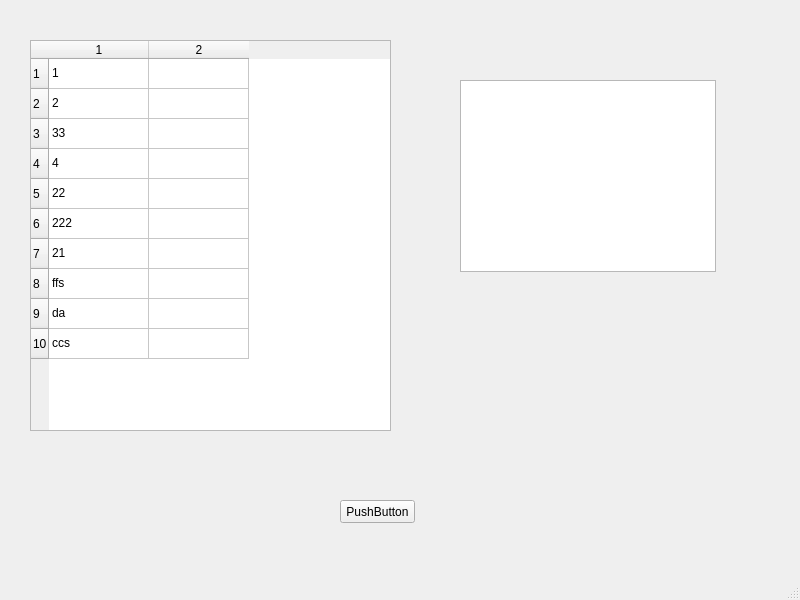
<?xml version="1.0" encoding="UTF-8"?>
<ui version="4.0">
 <class>MainWindow</class>
 <widget class="QMainWindow" name="MainWindow">
  <property name="geometry">
   <rect>
    <x>0</x>
    <y>0</y>
    <width>800</width>
    <height>600</height>
   </rect>
  </property>
  <property name="windowTitle">
   <string>MainWindow</string>
  </property>
  <widget class="QWidget" name="centralwidget">
   <widget class="QPushButton" name="pushButton">
    <property name="geometry">
     <rect>
      <x>340</x>
      <y>500</y>
      <width>75</width>
      <height>23</height>
     </rect>
    </property>
    <property name="text">
     <string>PushButton</string>
    </property>
   </widget>
   <widget class="QTableWidget" name="tableWidget">
    <property name="enabled">
     <bool>true</bool>
    </property>
    <property name="geometry">
     <rect>
      <x>30</x>
      <y>40</y>
      <width>361</width>
      <height>391</height>
     </rect>
    </property>
    <property name="autoFillBackground">
     <bool>false</bool>
    </property>
    <property name="showDropIndicator" stdset="0">
     <bool>true</bool>
    </property>
    <property name="dragEnabled">
     <bool>false</bool>
    </property>
    <property name="rowCount">
     <number>10</number>
    </property>
    <property name="columnCount">
     <number>2</number>
    </property>
    <row/>
    <row/>
    <row/>
    <row/>
    <row/>
    <row/>
    <row/>
    <row/>
    <row/>
    <row/>
    <column/>
    <column/>
    <item row="0" column="0">
     <property name="text">
      <string>1</string>
     </property>
     <property name="checkState">
      <enum>Unchecked</enum>
     </property>
    </item>
    <item row="1" column="0">
     <property name="text">
      <string>2</string>
     </property>
     <property name="checkState">
      <enum>Unchecked</enum>
     </property>
    </item>
    <item row="2" column="0">
     <property name="text">
      <string>33</string>
     </property>
     <property name="checkState">
      <enum>Unchecked</enum>
     </property>
    </item>
    <item row="3" column="0">
     <property name="text">
      <string>4</string>
     </property>
     <property name="checkState">
      <enum>Unchecked</enum>
     </property>
    </item>
    <item row="4" column="0">
     <property name="text">
      <string>22</string>
     </property>
     <property name="checkState">
      <enum>Unchecked</enum>
     </property>
    </item>
    <item row="5" column="0">
     <property name="text">
      <string>222</string>
     </property>
     <property name="checkState">
      <enum>Unchecked</enum>
     </property>
    </item>
    <item row="6" column="0">
     <property name="text">
      <string>21</string>
     </property>
     <property name="checkState">
      <enum>Unchecked</enum>
     </property>
    </item>
    <item row="7" column="0">
     <property name="text">
      <string>ffs</string>
     </property>
     <property name="checkState">
      <enum>Unchecked</enum>
     </property>
    </item>
    <item row="8" column="0">
     <property name="text">
      <string>da</string>
     </property>
     <property name="checkState">
      <enum>Unchecked</enum>
     </property>
    </item>
    <item row="9" column="0">
     <property name="text">
      <string>ccs</string>
     </property>
     <property name="checkState">
      <enum>Unchecked</enum>
     </property>
    </item>
   </widget>
   <widget class="QTextBrowser" name="textBrowser">
    <property name="geometry">
     <rect>
      <x>460</x>
      <y>80</y>
      <width>256</width>
      <height>192</height>
     </rect>
    </property>
   </widget>
  </widget>
  <widget class="QMenuBar" name="menubar">
   <property name="geometry">
    <rect>
     <x>0</x>
     <y>0</y>
     <width>800</width>
     <height>23</height>
    </rect>
   </property>
  </widget>
  <widget class="QStatusBar" name="statusbar"/>
 </widget>
 <resources/>
 <connections/>
</ui>
